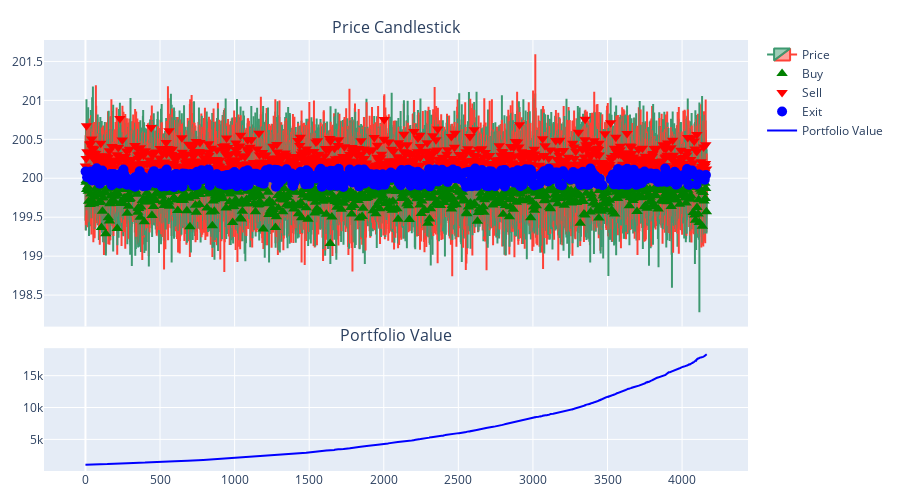

The notebook cell saved with this chart:
### Code cell
historical_info_df = history_dfs[-1]
buy_df_xgb, sell_df_xgb, exit_df_xgb = extract_signals(historical_info_df)
fig_xgb = build_fig(
    historical_info_df,
    buy_df_xgb,
    sell_df_xgb,
    exit_df_xgb
)
fig_xgb.show()

### Figure 1 — Plotly figure (JSON) as saved in the notebook; plotly's stock layout.template omitted (floating-point values rounded to 4 significant figures; data arrays with more than 128 entries replaced by an {"elided": "..."} marker saying what was removed)
{"data": [{"close": {"elided": "4166 float values"}, "high": {"elided": "4166 float values"}, "low": {"elided": "4166 float values"}, "name": "Price", "open": {"elided": "4166 float values"}, "type": "candlestick", "x": {"elided": "4166 int values"}, "xaxis": "x", "yaxis": "y"}, {"marker": {"color": "green", "size": 10, "symbol": "triangle-up"}, "mode": "markers", "name": "Buy", "type": "scatter", "x": {"elided": "783 int values"}, "xaxis": "x", "y": {"elided": "783 float values"}, "yaxis": "y"}, {"marker": {"color": "red", "size": 10, "symbol": "triangle-down"}, "mode": "markers", "name": "Sell", "type": "scatter", "x": {"elided": "933 int values"}, "xaxis": "x", "y": {"elided": "933 float values"}, "yaxis": "y"}, {"marker": {"color": "blue", "size": 10, "symbol": "circle"}, "mode": "markers", "name": "Exit", "type": "scatter", "x": {"elided": "627 int values"}, "xaxis": "x", "y": {"elided": "627 float values"}, "yaxis": "y"}, {"line": {"color": "blue"}, "mode": "lines", "name": "Portfolio Value", "type": "scatter", "x": {"elided": "4166 int values"}, "xaxis": "x2", "y": {"elided": "4166 float values"}, "yaxis": "y2"}], "layout": {"annotations": [{"font": {"size": 16}, "showarrow": false, "text": "Price Candlestick", "x": 0.5, "xanchor": "center", "xref": "paper", "y": 1.0, "yanchor": "bottom", "yref": "paper"}, {"font": {"size": 16}, "showarrow": false, "text": "Portfolio Value", "x": 0.5, "xanchor": "center", "xref": "paper", "y": 0.285, "yanchor": "bottom", "yref": "paper"}], "height": 500, "margin": {"b": 20, "l": 40, "r": 20, "t": 40}, "xaxis": {"anchor": "y", "domain": [0, 1], "matches": "x2", "rangeslider": {"visible": false}, "showticklabels": false}, "xaxis2": {"anchor": "y2", "domain": [0, 1], "rangeslider": {"visible": false}}, "yaxis": {"anchor": "x", "domain": [0.335, 1.0]}, "yaxis2": {"anchor": "x2", "domain": [0, 0.285]}}}
